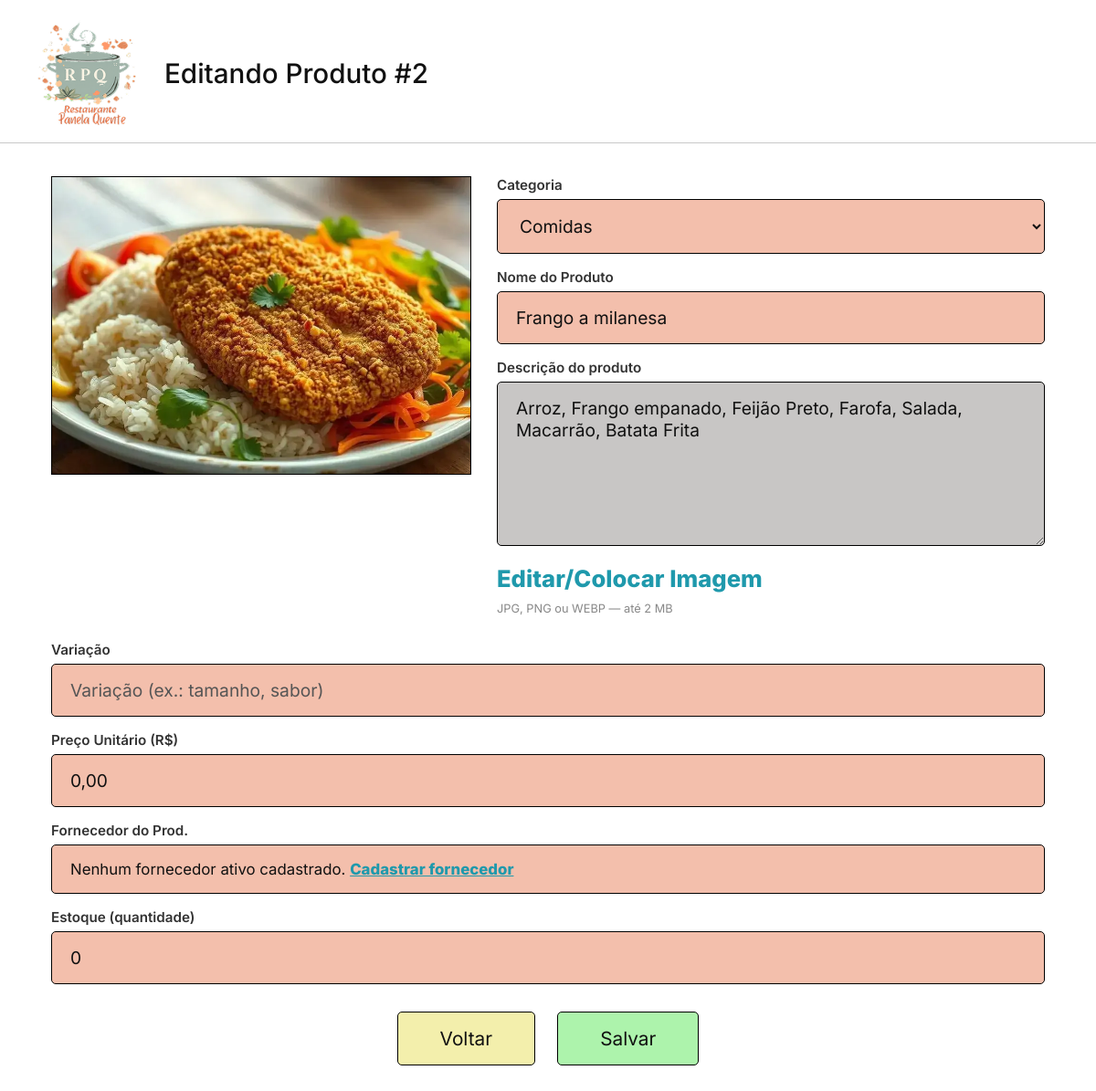
Screenshot of /index.php?controller=produto&action=form&id=2 (signed in) with the database file from the repository.
### tables this page shows
CREATE TABLE `produto` (
  `id` int(11) NOT NULL,
  `categoria_id` int(11) NOT NULL,
  `nome` varchar(100) NOT NULL,
  `descricao` text DEFAULT NULL,
  `variacao` varchar(150) DEFAULT NULL,
  `preco` decimal(10,2) NOT NULL DEFAULT 0.00,
  `estoque_qtd` int(11) NOT NULL DEFAULT 0,
  `fornecedor_id` int(11) DEFAULT NULL,
  `ativo` tinyint(1) NOT NULL DEFAULT 1
);

CREATE TABLE `categoria1` (
  `id` int(11) NOT NULL,
  `nome` varchar(100) NOT NULL,
  `ativo` tinyint(1) NOT NULL DEFAULT 1
);

### controllers/produtocontroller.php (called while the page is built, shortened)
<?php
require_once __DIR__ . '/../models/produto.php';
require_once __DIR__ . '/../models/categoria.php';
class ProdutoController
{
    public function form(): void
    {
        $categoriaModel  = new Categoria1();
        $fornecedorModel = new Fornecedor();
        $categorias   = $categoriaModel->listarAtivas();
        $fornecedores = $fornecedorModel->listarAtivos();
        $editar = null;
        if (isset($_GET['id'])) {
            $produtoModel = new Produto();
            $editar = $produtoModel->buscarPorId((int)$_GET['id']);
        }
        require_once __DIR__ . '/../views/produto_form.php';
    }
}

### index.php (called while the page is built, shortened)
<?php
require_once __DIR__ . '/config/db.php';
$controller = $_GET['controller'] ?? 'auth';
$action = $_GET['action'] ?? 'form';
switch ($controller) {
    case 'produto':
        require_once __DIR__ . '/controllers/produtocontroller.php';
        $c = new ProdutoController();
        break;
}
$c->$action();

### config/db.php (called while the page is built)
<?php
class Database
{
    private static $conn=null;
    public static function getConnection()
    {
        if (self::$conn === null) {
            try {
                self::$conn=new PDO(
                    "mysql:host=localhost;dbname=projetorrgi51;charstet=utf8mb4",
                    "root",
                    "",
                    [
                        PDO::ATTR_ERRMODE=>PDO::ERRMODE_EXCEPTION,
                        PDO::ATTR_DEFAULT_FETCH_MODE=>PDO::FETCH_ASSOC
                    ]
                );
            }catch (PDOException $e){
                die("Erro ao conectar ao banco de dados.");
            }
        }
        return self::$conn;
    }
}

### models/produto.php (called while the page is built, shortened)
<?php
require_once __DIR__ . '/../config/db.php';
class Produto
{
    private PDO $conn;
    public function __construct()
    {
        $this->conn = Database::getConnection();
    }
    public function buscarPorId(int $id): ?array
    {
        $stmt = $this->conn->prepare("SELECT * FROM produto WHERE id = :id");
        $stmt->execute([':id' => $id]);
        $r = $stmt->fetch();
        return $r ?: null;
    }
}

### models/categoria.php (called while the page is built, shortened)
<?php
require_once __DIR__ . '/../config/db.php';
class Categoria1
{
private PDO $conn;
public function __construct()
{
$this->conn = Database::getConnection();
}
public function listarAtivas(): array
{
$sql = "SELECT id, nome FROM categoria1 WHERE ativo = 1 ORDER BY nome";
return $this->conn->query($sql)->fetchAll();
}
}

### views/produto_form.php (the view, shortened to what this page needs)
<?php
function imagemProdutoUrlForm(?int $produtoId): ?string
{
    $baseFs  = __DIR__ . "/../public/uploads/produtos/";
    $baseUrl = "public/uploads/produtos/";
    foreach (['jpg', 'png', 'webp'] as $ext) {
        if (file_exists($baseFs . $produtoId . '.' . $ext)) {
            return $baseUrl . $produtoId . '.' . $ext;
        }
    }
    return null;
}
$produtoId   = $editar ? (int)$editar['id'] : null;
$imagemAtual = imagemProdutoUrlForm($produtoId);
$titulo      = $editar ? 'Editando Produto #' . $produtoId : 'Adicionando Produto...';
?>
<!DOCTYPE html>
<html lang="pt-BR">
<head>
  <link rel="stylesheet" href="public/assets/css/style.css">
</head>
<body data-page="produto-form">
  <header class="site-header">
    <img class="header-logo"
      src="public/uploads/img/Cópia de R.P.Q. Logo (2) 4.png"
      alt="Restaurante Panela Quente" />
    <h1 class="header-title"><?= htmlspecialchars($titulo) ?></h1>
  </header>
  <div class="h-divider"></div>
  <div class="form-wrap">
    <form method="post" action="index.php?controller=produto&action=salvar" enctype="multipart/form-data">
      <div class="top-grid">
        <div>
          <label class="img-preview" for="imagem-input" id="img-preview-box">
            <?php if ($imagemAtual): ?>
              <img src="<?= htmlspecialchars($imagemAtual) ?>" id="img-preview-tag" alt="Imagem do produto">
            <?php else: ?>
              <span id="img-preview-placeholder">Nenhuma imagem selecionada</span>
            <?php endif; ?>
          </label>
        </div>
        <div class="right-col">
          <div class="field-badge">
            <label class="field-label" for="f-categoria">Categoria</label>
            <select id="f-categoria" name="categoria_id" required>
              <?php foreach ($categorias as $c): ?>
                <option value="<?= (int)$c['id'] ?>"
                  <?= $editar && (int)$editar['categoria_id'] === (int)$c['id'] ? 'selected' : '' ?>>
                  <?= htmlspecialchars($c['nome']) ?>
                </option>
              <?php endforeach; ?>
            </select>
          </div>
          <div class="field-badge">
            <label class="field-label" for="f-nome">Nome do Produto</label>
            <input id="f-nome" type="text" name="nome" required placeholder="Nome Produto"
                   value="<?= $editar ? htmlspecialchars($editar['nome']) : '' ?>">
          </div>
          <div class="field-badge">
            <label class="field-label" for="f-descricao">Descrição do produto</label>
            <textarea id="f-descricao" name="descricao" placeholder="Descrição do produto"><?= $editar ? htmlspecialchars($editar['descricao'] ?? '') : '' ?></textarea>
          </div>
          <label class="link-imagem" for="imagem-input">Editar/Colocar Imagem</label>
          <div class="campo-extra-nota">JPG, PNG ou WEBP — até 2 MB</div>
        </div>
      </div>
      <div class="stack-fields">
        <div class="field-badge">
          <label class="field-label" for="f-variacao">Variação</label>
          <input id="f-variacao" type="text" name="variacao" placeholder="Variação (ex.: tamanho, sabor)"
                 value="<?= $editar ? htmlspecialchars($editar['variacao'] ?? '') : '' ?>">
        </div>
        <div class="field-badge">
          <label class="field-label" for="f-preco">Preço Unitário (R$)</label>
          <input id="f-preco" type="text" name="preco" inputmode="decimal" placeholder="Preço Unitário (ex.: 28,50)"
                 value="<?= $editar && isset($editar['preco']) ? htmlspecialchars(number_format((float)$editar['preco'], 2, ',', '')) : '' ?>">
        </div>
        <div class="field-badge">
          <?php if (!empty($fornecedores)): ?>
            <label class="field-label" for="f-fornecedor">Fornecedor do Prod.</label>
            <select id="f-fornecedor" name="fornecedor_id">
              <option value="">Fornecedor do Prod. (opcional)</option>
              <?php foreach ($fornecedores as $f): ?>
                <option value="<?= (int)$f['id'] ?>"
                  <?= $editar && (int)($editar['fornecedor_id'] ?? 0) === (int)$f['id'] ? 'selected' : '' ?>>
                  <?= htmlspecialchars($f['nome']) ?>
                </option>
              <?php endforeach; ?>
            </select>
          <?php else: ?>
            <label class="field-label">Fornecedor do Prod.</label>
            <div class="field-hint">Nenhum fornecedor ativo cadastrado. <a href="index.php?controller=fornecedor&action=index">Cadastrar fornecedor</a></div>
          <?php endif; ?>
        </div>
        <div class="field-badge">
          <label class="field-label" for="f-estoque">Estoque (quantidade)</label>
          <input id="f-estoque" type="number" name="estoque_qtd" min="0" step="1" placeholder="Estoque (quantidade)"
                 value="<?= $editar ? (int)($editar['estoque_qtd'] ?? 0) : '' ?>">
        </div>
      </div>
      <div class="form-actions">
        <a class="btn-voltar" href="index.php?controller=produto&action=index">Voltar</a>
        <button type="submit" class="btn-salvar">Salvar</button>
      </div>
    </form>
  </div>
</body>
</html>

### public/assets/css/style.css (style rules this page uses)
*, *::before, *::after { box-sizing: border-box; margin: 0; padding: 0; }
html { scroll-behavior: smooth; }
:root { --salmon: #f3bfac; --green: #a8c288; --green-dk: #505c41; --teal: #1f99ac; --gray-ph: #676767; --white: #ffffff; --black: #111111; --divider: #c8c8c8; --gray-btn: #d9d9d9; --gray-img: #d9d9d9; --page-w: 1400px; --red: #fc2c2f; --orange: #fd9c4d; --green-ok: #d4edda; --gray-desc: #c8c6c5; --yellow: #f3efac; --lgreen: #adf3ac; --tan: #f3d8ac; --lblue: #acdcf3; --field: #c3d0c3; }
body[data-page="produto-form"] { font-family:"Inter",sans-serif; background:var(--white); color:var(--black); min-height:100vh; }
body[data-page="produto-form"] .site-header { display:flex; align-items:center; padding:20px 48px 16px 40px; gap:28px; }
body[data-page="produto-form"] .header-logo { width:112px; height:auto; flex-shrink:0; }
body[data-page="produto-form"] .header-title { font-size:1.85rem; font-weight:500; color:var(--black); }
body[data-page="produto-form"] .h-divider { height:1px; background:var(--divider); }
body[data-page="produto-form"] .form-wrap { padding:36px 56px 60px; max-width:1440px; margin:0 auto; }
body[data-page="produto-form"] .top-grid { display:grid; grid-template-columns: minmax(260px, 460px) minmax(0,1fr); gap:28px; align-items:start; margin-bottom: 28px; }
body[data-page="produto-form"] .img-preview { position:relative; background:var(--gray-img); border:1px solid #000; width:100%; aspect-ratio: 558 / 397; min-height:200px; display:flex; align-items:center; justify-content:center; overflow:hidden; color:var(--gray-ph); font-size:1rem; text-align:center; padding:12px; cursor:pointer; }
body[data-page="produto-form"] .img-preview img { position:absolute; inset:0; width:100%; height:100%; object-fit:cover; }
body[data-page="produto-form"] .right-col { display:flex; flex-direction:column; gap:16px; }
body[data-page="produto-form"] .top-grid > *, body[data-page="produto-form"] .right-col, body[data-page="produto-form"] .field-badge { min-width:0; }
body[data-page="produto-form"] .field-label { display:block; font-size:.95rem; font-weight:600; color:#333; margin-bottom:6px; }
body[data-page="produto-form"] .field-badge select { text-overflow:ellipsis; }
body[data-page="produto-form"] .field-hint { background:var(--salmon); border:1px solid #000; border-radius:5px; padding:16px 20px; font-size:1.05rem; }
body[data-page="produto-form"] .field-hint a { color:var(--teal); font-weight:800; }
body[data-page="produto-form"] .field-badge input, body[data-page="produto-form"] .field-badge select { width:100%; background:var(--salmon); border:1px solid #000; border-radius:5px; padding:16px 20px; font-family:"Inter",sans-serif; font-size:1.2rem; color:var(--black); outline:none; }
body[data-page="produto-form"] .field-badge input::placeholder { color:#555; }
body[data-page="produto-form"] .field-badge textarea { width:100%; background:var(--gray-desc); border:1px solid #000; border-radius:5px; padding:16px 20px; font-family:"Inter",sans-serif; font-size:1.2rem; color:var(--black); outline:none; resize:vertical; min-height:180px; }
body[data-page="produto-form"] .link-imagem { background:none; border:none; padding:0; cursor:pointer; font-family:"Inter",sans-serif; font-size:1.6rem; font-weight:800; color:var(--teal); text-align:left; text-decoration:none; align-self:flex-start; }
body[data-page="produto-form"] .stack-fields { display:flex; flex-direction:column; gap:16px; margin-bottom: 30px; }
body[data-page="produto-form"] .form-actions { display:flex; justify-content:center; gap:24px; }
body[data-page="produto-form"] .btn-voltar, body[data-page="produto-form"] .btn-salvar { padding:16px 46px; border:1px solid #000; border-radius:5px; font-family:"Inter",sans-serif; font-size:1.3rem; font-weight:400; color:var(--black); cursor:pointer; text-decoration:none; display:inline-flex; align-items:center; justify-content:center; transition:opacity .15s, transform .12s; }
body[data-page="produto-form"] .btn-voltar { background:var(--yellow); }
body[data-page="produto-form"] .btn-salvar { background:var(--lgreen); }
body[data-page="produto-form"] .campo-extra-nota { font-size:.8rem; color:#888; margin-top:-6px; }

### rows the page displays
produto: id "Editando Produto #2", categoria_id "Comidas", nome "Frango a milanesa", descricao "Arroz, Frango empanado, Feijão Preto, Farofa, Salada, Macarrão, Batata Frita", preco "0,00", estoque_qtd "0"
